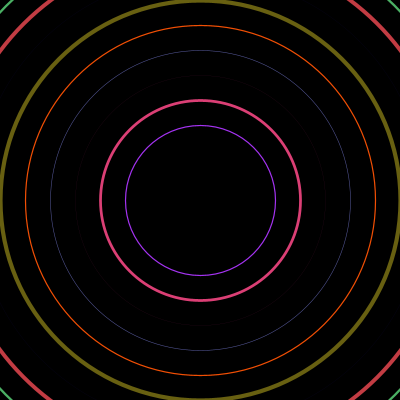
Frame 1 (no input)
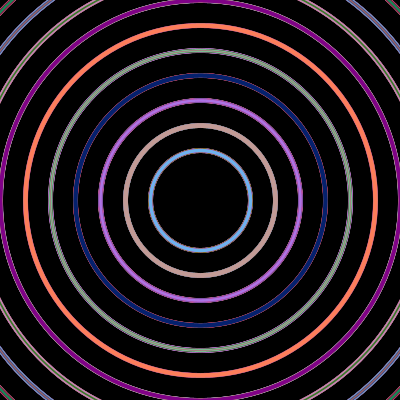
Frame 60 (the mouse pressed at the canvas centre just before this capture)
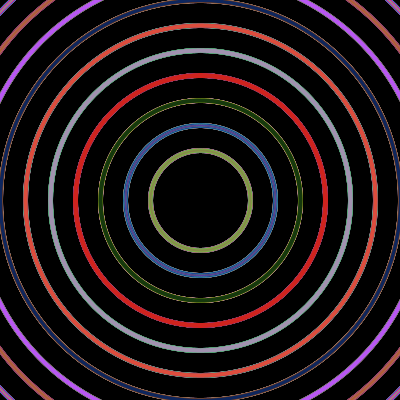
Frame 120 (the mouse held since frame 60 and released just before this capture)

The Processing sketch that drew these frames (run headless with seeded random() and noise(); from frame 60 on, the mouse is pressed at the canvas centre):

// Processing sketch: sketch_07_random_circle_colours
// ── sketch_07_random_circle_colours.pde
void setup() {
  size(400, 400);
  background(0);
  noFill();
  
}

void draw() {
  float i = 0;
  
  while(i < 50) {
    ellipse(width/2, height/2, 100 + i*10, 100 + i*10);
    i = i + 5;
    stroke(random(256), random(200), random(256));
    strokeWeight(random(5));
  }
  frameRate(12);
}
